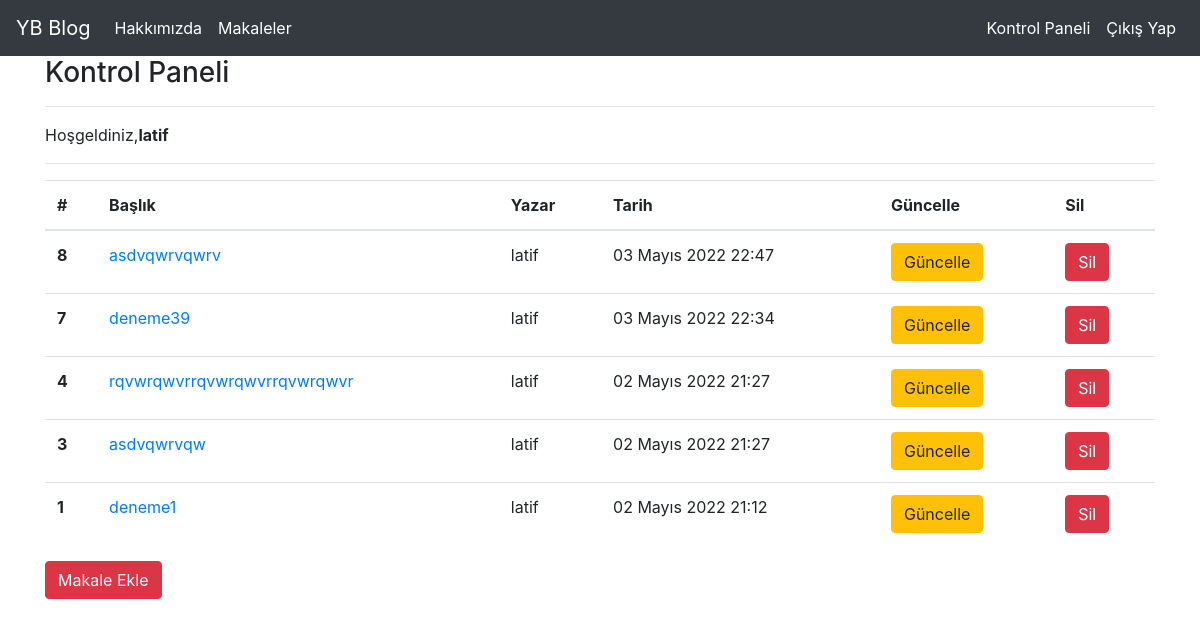
The page /article/dashboard/ (signed in) on the database as committed earlier.
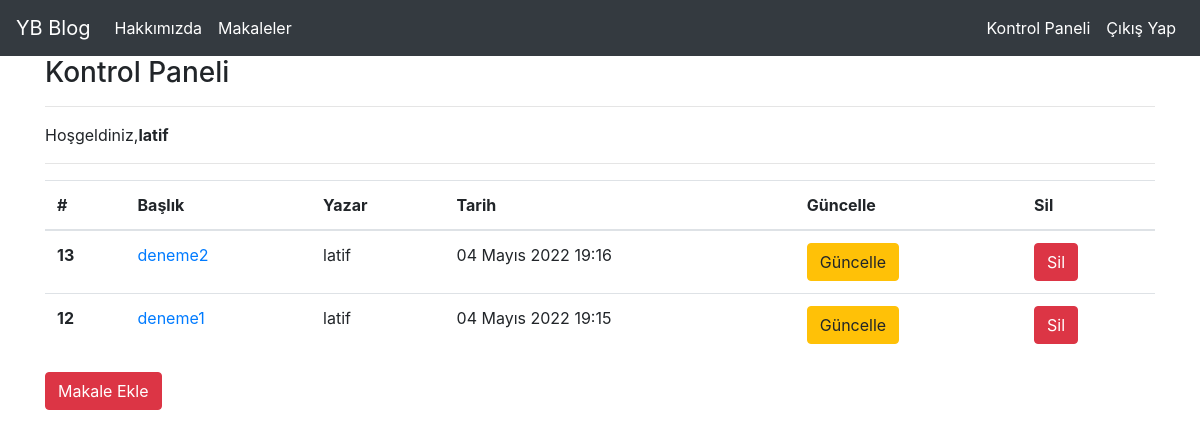
The same page on the database as committed later.
### article/models.py (models this page shows, shortened)
class Article(models.Model):
    author = models.ForeignKey("auth.User",on_delete=models.CASCADE,verbose_name="Yazar")
    title = models.CharField(max_length= 50,verbose_name="Başlık")
    content = RichTextField()
    created_date = models.DateTimeField(auto_now_add=True,verbose_name="Oluşturulma Tarihi")
    article_image = models.FileField(blank=True,null=True,verbose_name="Makale Resim")
    class Meta:
        ordering = ['-created_date']

### article/views.py (the view)
# urls.py: path("dashboard/",views.dashboard,name="dashboard"),
@login_required(login_url="user:login")
def dashboard(request):
    articles = Article.objects.filter(author = request.user)
    return render(request,"dashboard.html",{"articles":articles})

### templates/dashboard.html
{% extends "layout.html" %} {% block body %}
<h3>Kontrol Paneli</h3>
<hr />
<p>Hoşgeldiniz,<strong>{{request.user.username}}</strong></p>
<hr />
{% if articles %}
<table class="table">
  <thead>
    <tr>
      <th scope="col">#</th>
      <th scope="col">Başlık</th>
      <th scope="col">Yazar</th>
      <th scope="col">Tarih</th>
      <th scope="col">Güncelle</th>
      <th scope="col">Sil</th>
    </tr>
  </thead>
  <tbody>
    {% for article in articles %}
    <tr>
      <th scope="row">{{article.id}}</th>
      <td>
        <a href="{% url 'article:detail' article.id %}">{{article.title}}</a>
      </td>
      <td>{{article.author.username}}</td>
      <td>{{article.created_date}}</td>
      <td>
        <a href="{% url 'article:update' article.id %}">
          <button class="btn btn-warning">Güncelle</button></a
        >
      </td>
      <td>
        <a href="{% url 'article:delete' article.id %}">
          <button class="btn btn-danger">Sil</button></a
        >
      </td>
    </tr>
    {% endfor %}
  </tbody>
</table>
{% else %}
<div class="alert alert-danger">Hiç Makale Bulunamadı</div>
{% endif %}
<a href="{% url 'article:addarticle' %}"
  ><button type="submit" class="btn btn-danger">Makale Ekle</button>
</a>
{% endblock body %}

### templates/layout.html (shortened to what this page needs)
<!DOCTYPE html>
<html lang="en">
  <head>
    <link
      rel="stylesheet"
      href="https://cdn.jsdelivr.net/npm/bootstrap@4.4.1/dist/css/bootstrap.min.css"
    />
  </head>
  <body>
    {% include "includes/navbar.html" %}
    <div class="container"> {% block body %}{% endblock body %}</div>
  </body>
</html>

### templates/includes/navbar.html (shortened to what this page needs)
<nav class="navbar navbar-expand-lg navbar-dark bg-dark">
  <a class="navbar-brand" href="/">YB Blog</a>
  <div class="collapse navbar-collapse" id="navbarSupportedContent">
    <ul class="navbar-nav mr-auto">
      <li class="nav-item active">
        <a class="nav-link" href="{% url 'about' %}">Hakkımızda</a>
      </li>
      <li class="nav-item active">
        <a class="nav-link" href="{% url 'article:articles' %}">Makaleler</a>
      </li>
    </ul>
    <ul class="navbar-nav ml-auto">
      {% if request.user.is_authenticated %}
      <li class="nav-item active">
        <a class="nav-link" href="{% url 'article:dashboard' %}"
          >Kontrol Paneli</a
        >
      </li>
      <li class="nav-item active">
        <a class="nav-link" href="{% url 'user:logout' %}">Çıkış Yap</a>
      </li>
      {% endif %}
    </ul>
  </div>
</nav>

Rows that differ between the two databases and show on the page:
removed Article: id "8", title "asdvqwrvqwrv", author.username "latif", created_date "03 Mayıs 2022 22:47"
removed Article: id "7", title "deneme39", author.username "latif", created_date "03 Mayıs 2022 22:34"
removed Article: id "4", title "rqvwrqwvrrqvwrqwvrrqvwrqwvr", author.username "latif", created_date "02 Mayıs 2022 21:27"
removed Article: id "3", title "asdvqwrvqw", author.username "latif", created_date "02 Mayıs 2022 21:27"
removed Article: id "1", title "deneme1", author.username "latif", created_date "02 Mayıs 2022 21:12"
added Article: id "13", title "deneme2", author.username "latif", created_date "04 Mayıs 2022 19:16"
added Article: id "12", title "deneme1", author.username "latif", created_date "04 Mayıs 2022 19:15"
